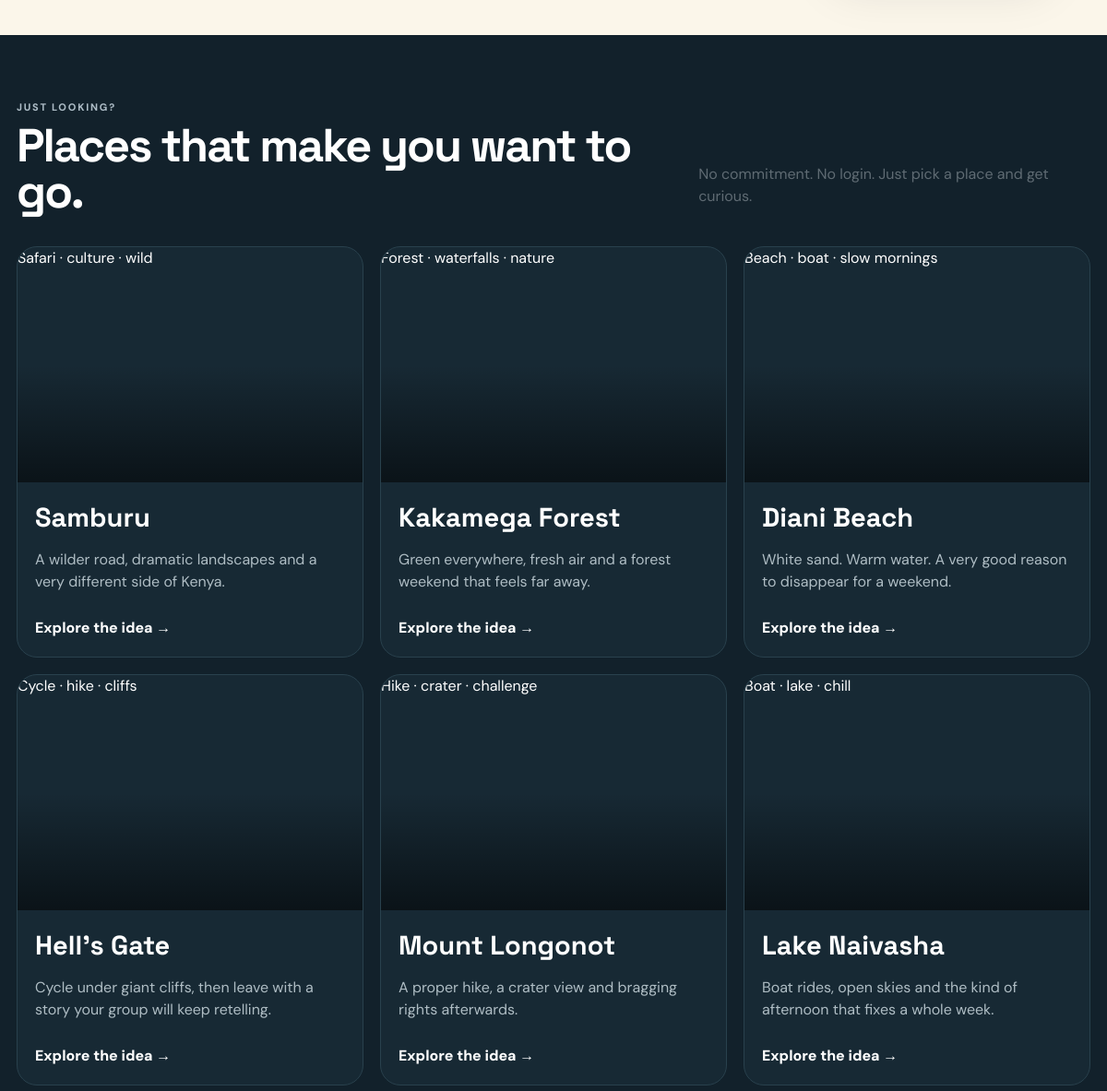
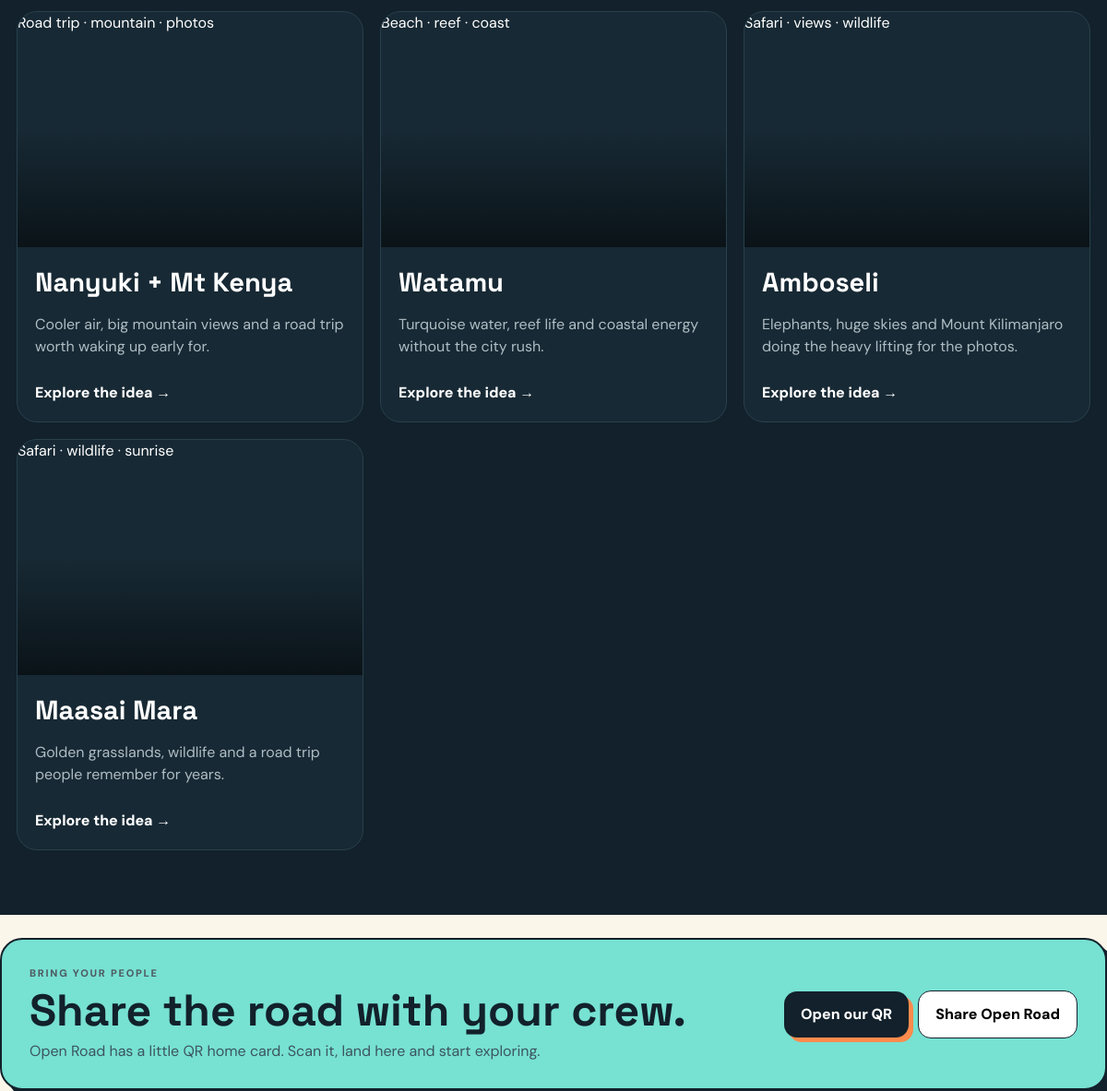
Before: / (middle part) with the older database file (2 pictures, top to bottom).
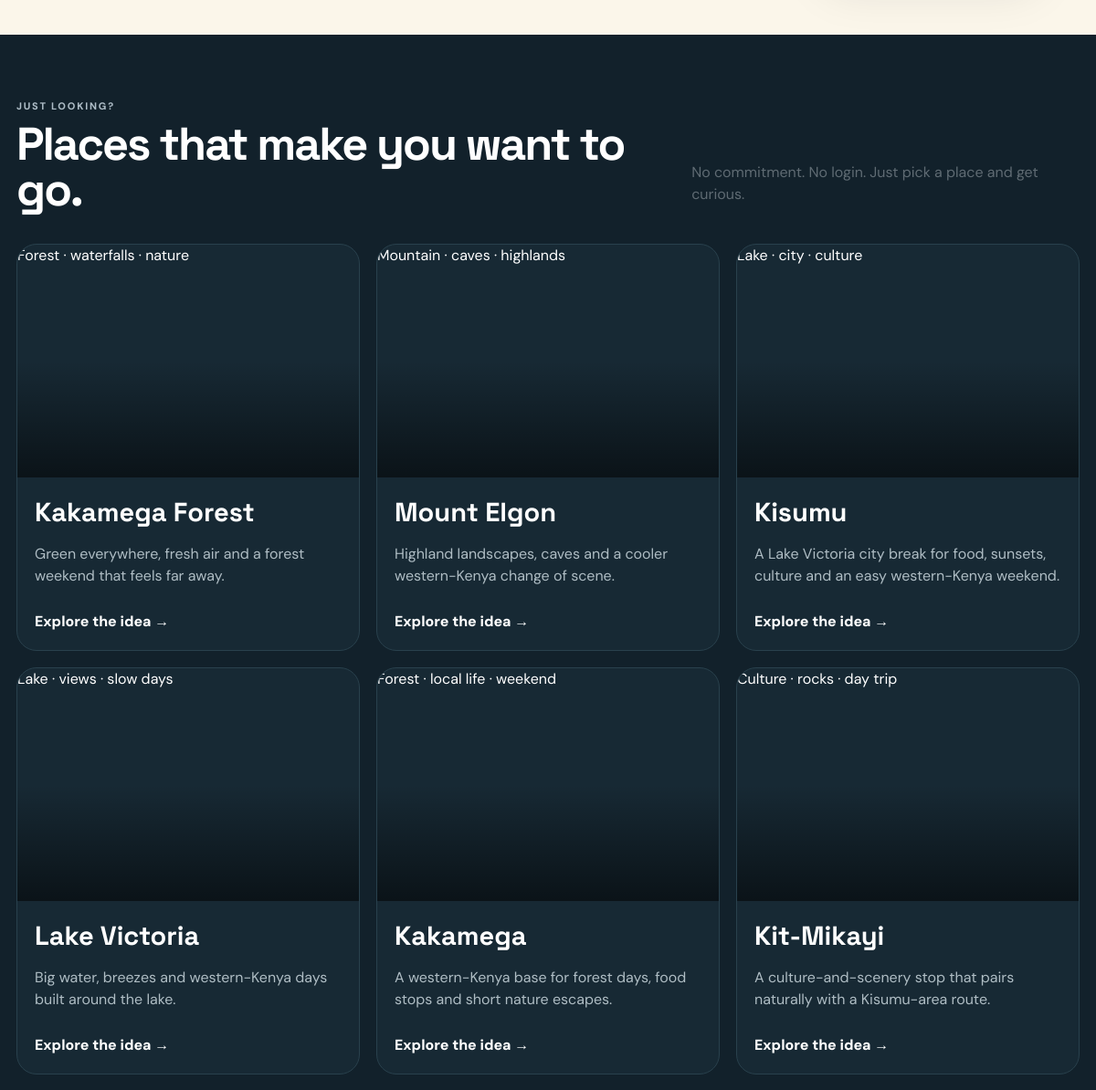
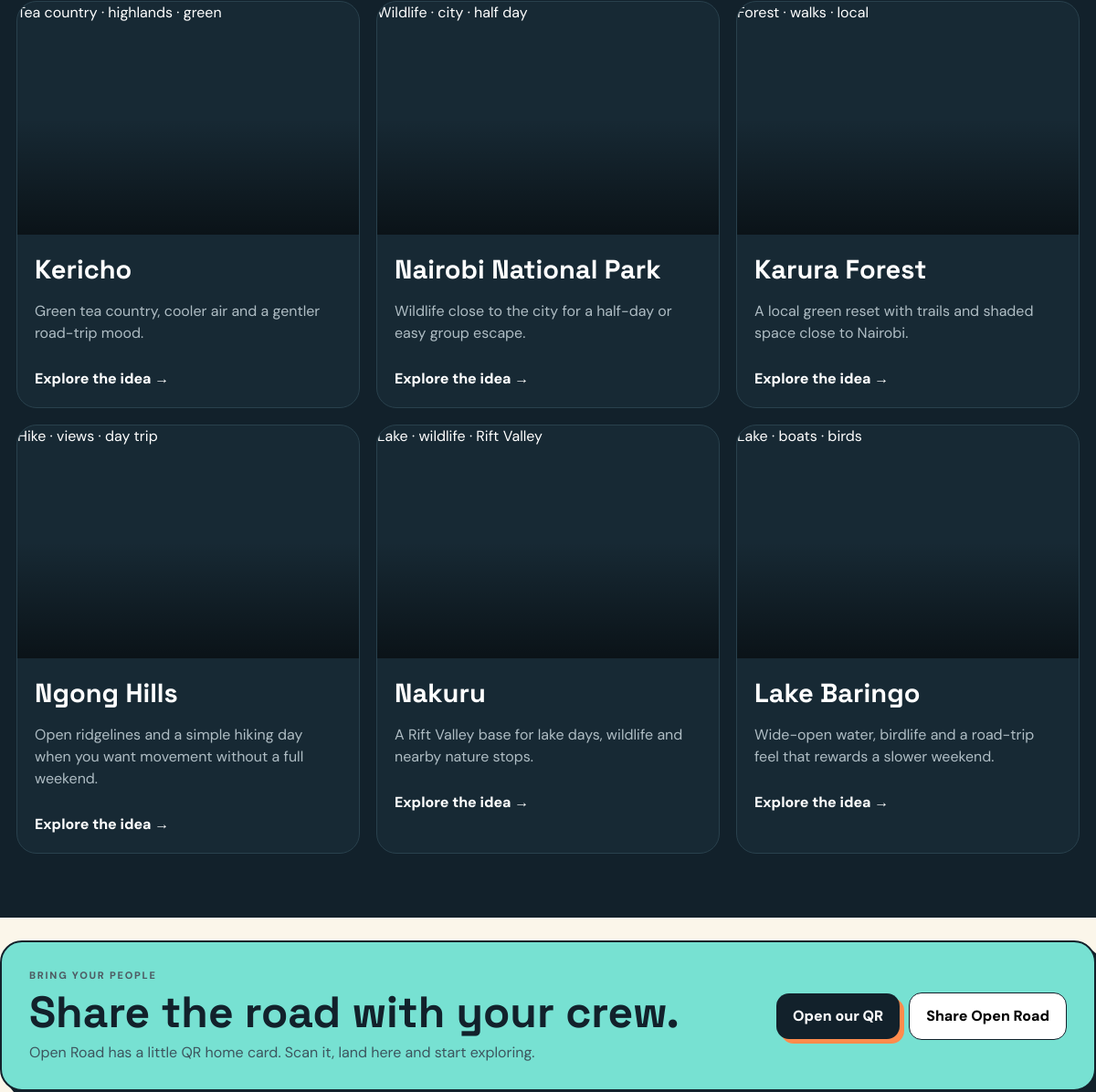
After: the same page with the newer database file (2 pictures, top to bottom).
### tables this page shows
CREATE TABLE destinations (
 id INTEGER PRIMARY KEY AUTOINCREMENT, slug TEXT UNIQUE NOT NULL, title TEXT NOT NULL, subtitle TEXT NOT NULL,
 vibe TEXT NOT NULL, price_from INTEGER NOT NULL DEFAULT 0, cover_image TEXT NOT NULL, credit TEXT DEFAULT '',
 source_url TEXT DEFAULT '', active INTEGER NOT NULL DEFAULT 1, sort_order INTEGER NOT NULL DEFAULT 0,
 created_at TEXT NOT NULL
);

### app/routes.py (the view)
@bp.get('/')
def home():
    db=get_db()
    trips=list(db.execute("SELECT * FROM trips WHERE status='published' ORDER BY date").fetchall())
    destinations=list(db.execute('SELECT * FROM destinations WHERE active=1 ORDER BY sort_order,id').fetchall())
    posts=list(db.execute('SELECT * FROM posts WHERE published=1 ORDER BY id DESC').fetchall())
    day=datetime.now(timezone.utc).date().toordinal()
    if destinations:
        shift=day % len(destinations); destinations=(destinations[shift:]+destinations[:shift])[:12]
    else: destinations=[]
    if trips:
        shift=day % len(trips); trips=(trips[shift:]+trips[:shift])[:12]
    else: trips=[]
    posts=posts[:6]
    return render_template('home.html',trips=trips,destinations=destinations,posts=posts,promo=promo_value(),q='')

### app/db.py (called while the page is built)
def get_db():
    if 'db' not in g:
        g.db = sqlite3.connect(current_app.config['DATABASE_PATH'], timeout=30)
        g.db.row_factory = sqlite3.Row
        g.db.execute('PRAGMA foreign_keys=ON')
        g.db.execute('PRAGMA journal_mode=WAL')
        g.db.execute('PRAGMA busy_timeout=30000')
    return g.db

### app/routes.py (called while the page is built)
def setting(key, default=''):
    row=get_db().execute('SELECT value FROM settings WHERE key=?',(key,)).fetchone()
    return row['value'] if row else default

def promo_value():
    try: base=int(setting('promo_counter','3401')); growth=int(setting('promo_growth_daily','17'))
    except ValueError: return 3401
    anchor=setting('promo_anchor', datetime.now(timezone.utc).date().isoformat())
    try: days=max(0,(datetime.now(timezone.utc).date()-datetime.fromisoformat(anchor).date()).days)
    except ValueError: days=0
    return base + days*growth

@bp.before_request
def before(): log_visit()

@bp.after_request
def visitor_cookie(response):
    key=getattr(request,'_visitor_key',None)
    if key and not request.cookies.get('visitor_key'):
        response.set_cookie('visitor_key',key,max_age=31536000,httponly=True,samesite='Lax',secure=request.is_secure)
    return response

### app/templates/home.html (shortened to what this page needs)
{% extends 'base.html' %}{% block content %}
<section class="hero home-hero"></section>
<section id="places" class="section dark-section"><div class="section-head inverse"><div><div class="eyebrow">JUST LOOKING?</div><h2>Places that make you want to go.</h2></div><p>No commitment. No login. Just pick a place and get curious.</p></div><div class="destination-grid">{% for d in destinations %}<a class="destination-card" href="{{ url_for('public.destination',slug=d.slug) }}"><div class="destination-image" style="background-image:url('{{ d.cover_image }}')"><span>{{ d.vibe }}</span></div><div class="destination-body"><h3>{{ d.title }}</h3><p>{{ d.subtitle }}</p><div class="destination-arrow">Explore the idea →</div></div></a>{% endfor %}</div></section>
<section class="share-strip"><div><div class="eyebrow">BRING YOUR PEOPLE</div><h2>Share the road with your crew.</h2><p>Open Road has a little QR home card. Scan it, land here and start exploring.</p></div><div class="share-actions"><a class="button primary" href="{{ url_for('public.join') }}">Open our QR</a><button class="button secondary" type="button" id="shareOpenRoad">Share Open Road</button></div></section>
{% endblock %}

Changed rows visible on the page:
no longer on this page (row unchanged): destinations: vibe "Safari · culture · wild", title "Samburu", subtitle "A wilder road, dramatic landscapes and a very different side of Kenya."
no longer on this page (row unchanged): destinations: vibe "Beach · boat · slow mornings", title "Diani Beach", subtitle "White sand. Warm water. A very good reason to disappear for a weekend."
no longer on this page (row unchanged): destinations: vibe "Cycle · hike · cliffs", title "Hell's Gate", subtitle "Cycle under giant cliffs, then leave with a story your group will keep retelling."
no longer on this page (row unchanged): destinations: vibe "Hike · crater · challenge", title "Mount Longonot", subtitle "A proper hike, a crater view and bragging rights afterwards."
no longer on this page (row unchanged): destinations: vibe "Boat · lake · chill", title "Lake Naivasha", subtitle "Boat rides, open skies and the kind of afternoon that fixes a whole week."
no longer on this page (row unchanged): destinations: vibe "Road trip · mountain · photos", title "Nanyuki + Mt Kenya", subtitle "Cooler air, big mountain views and a road trip worth waking up early for."
no longer on this page (row unchanged): destinations: vibe "Beach · reef · coast", title "Watamu", subtitle "Turquoise water, reef life and coastal energy without the city rush."
no longer on this page (row unchanged): destinations: vibe "Safari · views · wildlife", title "Amboseli", subtitle "Elephants, huge skies and Mount Kilimanjaro doing the heavy lifting for the photos."
no longer on this page (row unchanged): destinations: vibe "Safari · wildlife · sunrise", title "Maasai Mara", subtitle "Golden grasslands, wildlife and a road trip people remember for years."
added destinations: vibe "Mountain · caves · highlands", title "Mount Elgon", subtitle "Highland landscapes, caves and a cooler western-Kenya change of scene."
added destinations: vibe "Lake · city · culture", title "Kisumu", subtitle "A Lake Victoria city break for food, sunsets, culture and an easy western-Kenya weekend."
added destinations: vibe "Lake · views · slow days", title "Lake Victoria", subtitle "Big water, breezes and western-Kenya days built around the lake."
added destinations: vibe "Forest · local life · weekend", title "Kakamega", subtitle "A western-Kenya base for forest days, food stops and short nature escapes."
added destinations: vibe "Culture · rocks · day trip", title "Kit-Mikayi", subtitle "A culture-and-scenery stop that pairs naturally with a Kisumu-area route."
added destinations: vibe "Tea country · highlands · green", title "Kericho", subtitle "Green tea country, cooler air and a gentler road-trip mood."
added destinations: vibe "Wildlife · city · half day", title "Nairobi National Park", subtitle "Wildlife close to the city for a half-day or easy group escape."
added destinations: vibe "Forest · walks · local", title "Karura Forest", subtitle "A local green reset with trails and shaded space close to Nairobi."
added destinations: vibe "Hike · views · day trip", title "Ngong Hills", subtitle "Open ridgelines and a simple hiking day when you want movement without a full weekend."
added destinations: vibe "Lake · wildlife · Rift Valley", title "Nakuru", subtitle "A Rift Valley base for lake days, wildlife and nearby nature stops."
added destinations: vibe "Lake · boats · birds", title "Lake Baringo", subtitle "Wide-open water, birdlife and a road-trip feel that rewards a slower weekend."
